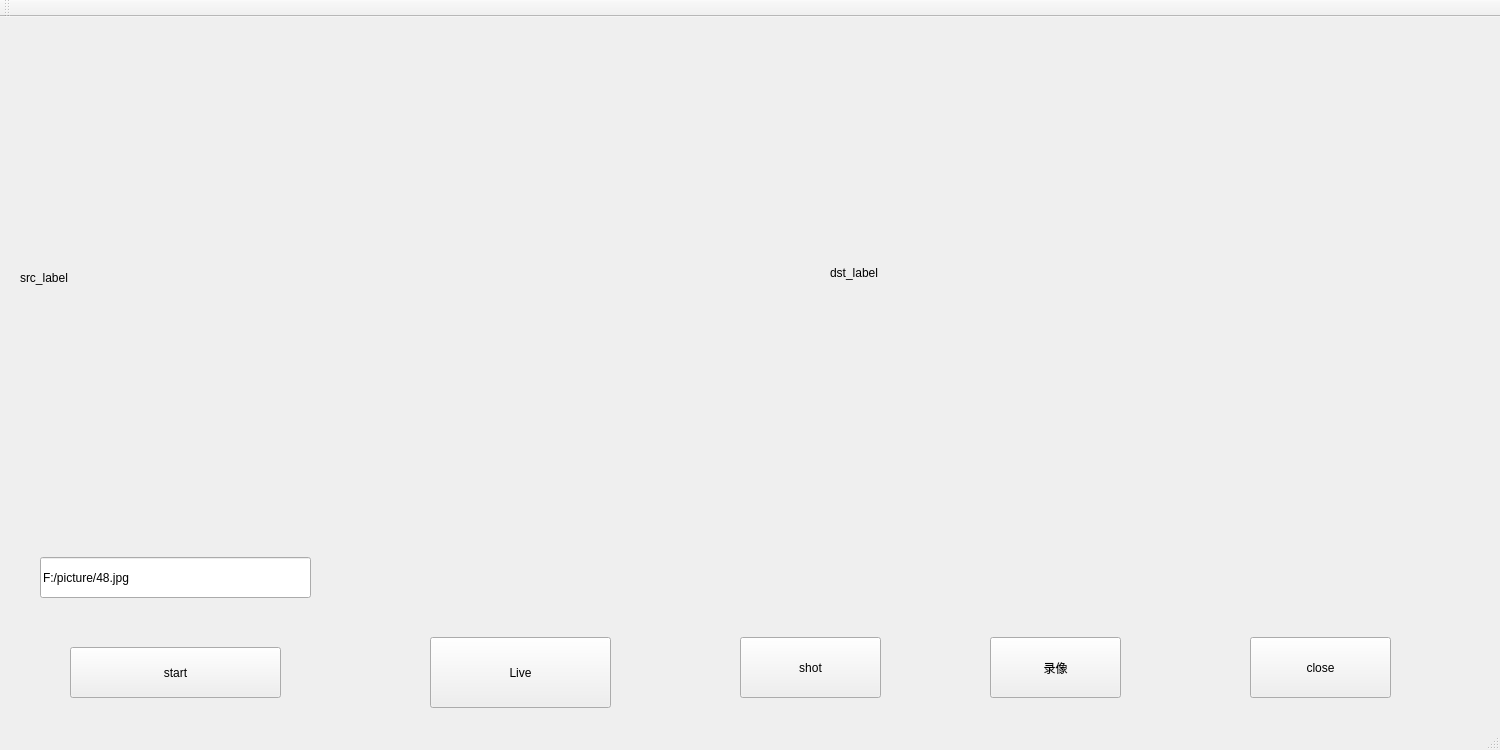
<?xml version="1.0" encoding="UTF-8"?>
<ui version="4.0">
 <class>MainWindow</class>
 <widget class="QMainWindow" name="MainWindow">
  <property name="geometry">
   <rect>
    <x>0</x>
    <y>0</y>
    <width>1500</width>
    <height>750</height>
   </rect>
  </property>
  <property name="windowTitle">
   <string>MainWindow</string>
  </property>
  <widget class="QWidget" name="centralWidget">
   <widget class="QPushButton" name="start_btn">
    <property name="geometry">
     <rect>
      <x>70</x>
      <y>630</y>
      <width>211</width>
      <height>51</height>
     </rect>
    </property>
    <property name="text">
     <string>start</string>
    </property>
   </widget>
   <widget class="QLabel" name="src_label">
    <property name="geometry">
     <rect>
      <x>20</x>
      <y>10</y>
      <width>751</width>
      <height>501</height>
     </rect>
    </property>
    <property name="text">
     <string>src_label</string>
    </property>
   </widget>
   <widget class="QLabel" name="dst_label">
    <property name="geometry">
     <rect>
      <x>830</x>
      <y>10</y>
      <width>631</width>
      <height>491</height>
     </rect>
    </property>
    <property name="text">
     <string>dst_label</string>
    </property>
   </widget>
   <widget class="QLineEdit" name="lineEdit">
    <property name="geometry">
     <rect>
      <x>40</x>
      <y>540</y>
      <width>271</width>
      <height>41</height>
     </rect>
    </property>
    <property name="text">
     <string>F:/picture/48.jpg</string>
    </property>
   </widget>
   <widget class="QPushButton" name="live_btn">
    <property name="geometry">
     <rect>
      <x>430</x>
      <y>620</y>
      <width>181</width>
      <height>71</height>
     </rect>
    </property>
    <property name="text">
     <string>Live</string>
    </property>
   </widget>
   <widget class="QPushButton" name="close_btn">
    <property name="geometry">
     <rect>
      <x>1250</x>
      <y>620</y>
      <width>141</width>
      <height>61</height>
     </rect>
    </property>
    <property name="text">
     <string>close</string>
    </property>
   </widget>
   <widget class="QPushButton" name="shot_btn">
    <property name="geometry">
     <rect>
      <x>740</x>
      <y>620</y>
      <width>141</width>
      <height>61</height>
     </rect>
    </property>
    <property name="text">
     <string>shot</string>
    </property>
   </widget>
   <widget class="QPushButton" name="vedio_btn">
    <property name="geometry">
     <rect>
      <x>990</x>
      <y>620</y>
      <width>131</width>
      <height>61</height>
     </rect>
    </property>
    <property name="text">
     <string>录像</string>
    </property>
   </widget>
  </widget>
  <widget class="QMenuBar" name="menuBar">
   <property name="geometry">
    <rect>
     <x>0</x>
     <y>0</y>
     <width>1500</width>
     <height>17</height>
    </rect>
   </property>
  </widget>
  <widget class="QToolBar" name="mainToolBar">
   <attribute name="toolBarArea">
    <enum>TopToolBarArea</enum>
   </attribute>
   <attribute name="toolBarBreak">
    <bool>false</bool>
   </attribute>
  </widget>
  <widget class="QStatusBar" name="statusBar"/>
 </widget>
 <layoutdefault spacing="6" margin="11"/>
 <resources/>
 <connections/>
</ui>
